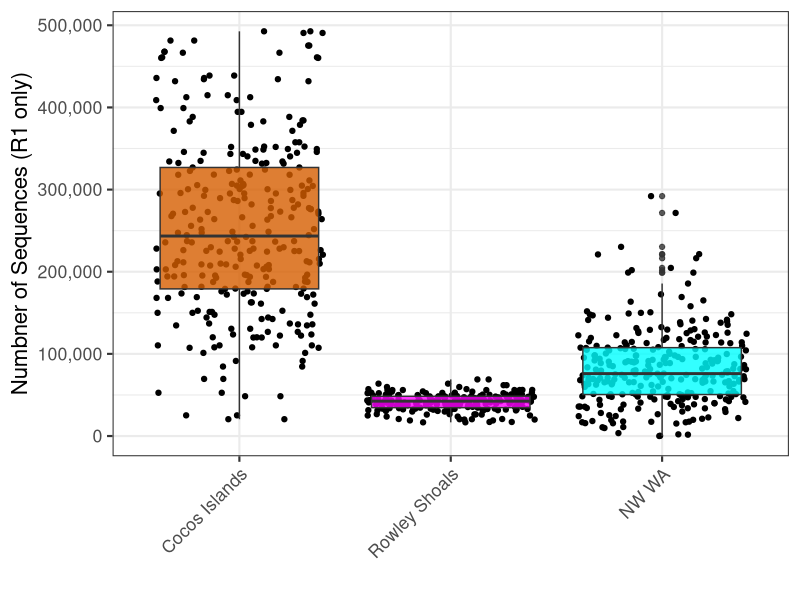

The R source for this figure: (Note: this script raises an error after producing the figure.)
#=========================================================================
# Comparing the number of reads per sample across all voyages in the study
# 
# Seb Rauschert
#=========================================================================

library(tidyverse)

# Loading all data
CoCosV10I_16S     <- read_table('data/read_qc/trim_fix/Sample_statistics_CoCosV10I_16S_filtered.txt')
# CoCosV10I_MiFish  <- read_table('data/read_qc/Sample_statistics_CocosV1_MiFish_filtered.txt')
# CoCosV10II_16S    <- read_table('data/read_qc/Sample_statistics_CoCosV10II_16S.txt')
# CoCosV10II_MiFish <- read_table('data/read_qc/Sample_statistics_CoCosV10II_MiFish.txt')
RSV5_16S          <- read_table('data/read_qc/trim_fix/Sample_statistics_RS21AUG_16S_filtered.txt')
# RSV5_MiFish       <- read_table('data/read_qc/Sample_statistics_RSV5_MiFish_filtered.txt')
KWEST_16S         <- read_table('data/read_qc/Sample_statistics_KWEST_16S.txt')


# Filtering out the controls
CoCosV10I_16S %>%
  filter(!grepl('NTC|WC_|DI_|BC_|EB_', file)) %>%
  select(file, num_seqs, `Q30(%)`) %>% 
  mutate(data_source = 'Cocos Islands',
         Sequencer = 'NextSeq 2000') -> CoCosV10I_16S

# CoCosV10I_MiFish %>%
#   filter(!grepl('NTC|WC_|DI_|BC_|EB_', file)) %>%
#   select(file, num_seqs, `Q30(%)`) %>% 
#   mutate(data_source = 'CoCos VI',
#          sequencer = 'NextSeq 2000') -> CoCosV10I_MiFish
# # CoCosV10II_16S %>%
#   filter(!grepl('NTC|WC_|DI_|BC_|EB_', file)) %>%
#   select(file, num_seqs, `Q30(%)`) %>% 
#   mutate(data_source = 'CoCos VII',
#          Sequencer = 'NextSeq 2000') -> CoCosV10II_16S
# 
# CoCosV10II_MiFish %>%
#   filter(!grepl('NTC|WC_|DI_|BC_|EB_', file)) %>%
#   select(file, num_seqs, `Q30(%)`) %>% 
#   mutate(data_source = 'CoCos VII',
#          sequencer = 'NextSeq 2000') -> CoCosV10II_MiFish


RSV5_16S %>%
  filter(!grepl('NTC|WC_|DI_|BC_|EB_|MT1_', file)) %>%
  select(file, num_seqs, `Q30(%)`) %>% 
  mutate(data_source = 'Rowley Shoals',
         Sequencer = 'NextSeq 2000') -> RSV5_16S

# RSV5_MiFish %>%
#   filter(!grepl('NTC|WC_|DI_|BC_|EB_', file))  %>%
#   select(file, num_seqs, `Q30(%)`) %>% 
#   mutate(data_source = 'Rowley Shoals MiFish',
#          sequencer = 'NextSeq 2000') -> RSV5_MiFish

KWEST_16S %>%
  filter(!grepl('Extbl|FC_', file))  %>%
  select(file, num_seqs, `Q30(%)`) %>% 
  mutate(data_source = 'NW WA',
         Sequencer = 'MiSeq') -> KWEST_16S


#========================================================================================
# Number of reads
# 
# rbind(CoCosV10I_16S,
#       CoCosV10I_MiFish,
#       CoCosV10II_16S,
#       CoCosV10II_MiFish,
#       RSV5_16S,
#       RSV5_MiFish,
#       KWEST_16S) %>%
#   ggplot(aes(x = data_source, y = num_seqs, fill = sequencer)) +
#   geom_boxplot(alpha = 0.8) +
#   theme_bw(base_size = 16) +
#   theme(axis.text.x = element_text(angle = 45, vjust = 1, hjust=1)) +
#   ylab("Numbner of Sequences (R1 only)") +
#   xlab('') +
#   scale_y_continuous(labels = scales::comma) 
# 
# 
# # QC (Q 30) of reads
# 
# rbind(CoCosV10I_16S,
#       CoCosV10I_MiFish,
#       CoCosV10II_16S,
#       CoCosV10II_MiFish,
#       RSV5_16S,
#       RSV5_MiFish,
#       KWEST_16S) %>%
#   ggplot(aes(x = data_source, y = `Q30(%)`, fill = sequencer)) +
#   geom_boxplot(alpha = 0.8) +
#   theme_bw(base_size = 16) +
#   theme(axis.text.x = element_text(angle = 45, vjust = 1, hjust=1)) +
#   ylab("Q30 (% of read)") +
#   xlab('') +
#   scale_y_continuous(labels = scales::comma) 
# 

#============================================================================================
# Make figure for paper


# par(mfrow=c(1,2))

library(cowplot)

## 16S only
# Number of reads
number <- rbind(CoCosV10I_16S,
      RSV5_16S,
      KWEST_16S) %>%
  ggplot(aes(x = factor(data_source, level=c("Cocos Islands", "Rowley Shoals", "NW WA")), y = num_seqs, fill = data_source)) +
  geom_jitter() +
  geom_boxplot(alpha = 0.8) +
  theme_bw(base_size = 16) +
  theme(axis.text.x = element_text(angle = 45, vjust = 1, hjust=1)) +
  ylab("Numbner of Sequences (R1 only)") +
  xlab('') +
  theme(legend.position = "none") +
  scale_fill_manual(values = c("#D55E00", "#00FFFF", "#FF00FF")) +
  scale_y_continuous(labels = scales::comma) 

number

plot_grid(map_plot, number, labels = NULL, label_size = 16)

median(CoCosV10I_16S$num_seqs)
median(RSV5_16S$num_seqs)
median(KWEST_16S$num_seqs)

# QC (Q 30) of reads
QC30 <- rbind(CoCosV10I_16S,
      RSV5_16S,
      KWEST_16S) %>%
  ggplot(aes(x = factor(data_source, level=c("Cocos", "Rowley Shoals", "NW WA")), y = `Q30(%)`, fill = data_source)) +
  geom_jitter() +
  geom_boxplot(alpha = 0.8) +
  theme_bw(base_size = 16) +
  theme(axis.text.x = element_text(angle = 45, vjust = 1, hjust=1)) +
  ylab("Q30 (% of read)") +
  xlab('') +
  theme(legend.position = "none") +
  scale_fill_manual(values = c("#D55E00", "#00FFFF", "#FF00FF")) +
  scale_y_continuous(labels = scales::comma) 

QC_plot <- plot_grid(number, QC30, labels = NULL, label_size = 12)

# labels = c("B.1", "B.2")
ggsave("figures/QC_plot_16S.pdf", QC_plot)
save_plot("figures/QC_plot_16S.pdf", QC_plot, ncol = 2)



# ## MiFish only for supp materials
# 
# # Number of reads
# number <- rbind(CoCosV10I_MiFish,
#       CoCosV10II_MiFish,
#       RSV5_MiFish) %>%
#   ggplot(aes(x = data_source, y = num_seqs, fill = sequencer)) +
#   geom_boxplot(alpha = 0.8) +
#   theme_bw(base_size = 16) +
#   theme(axis.text.x = element_text(angle = 45, vjust = 1, hjust=1)) +
#   ylab("Numbner of Sequences (R1 only)") +
#   xlab('') +
#   theme(legend.position = c(0.2, 0.8)) +
#   scale_y_continuous(labels = scales::comma) 
# 
# # QC (Q 30) of reads
# QC30 <- rbind(CoCosV10I_MiFish,
#               CoCosV10II_MiFish,
#               RSV5_MiFish) %>%
#   ggplot(aes(x = data_source, y = `Q30(%)`, fill = sequencer)) +
#   geom_boxplot(alpha = 0.8) +
#   theme_bw(base_size = 16) +
#   theme(axis.text.x = element_text(angle = 45, vjust = 1, hjust=1)) +
#   ylab("Q30 (% of read)") +
#   xlab('') +
#   scale_y_continuous(labels = scales::comma) 
# 
# QC_plot_MiFish <- plot_grid(number, QC30, labels = "AUTO")
